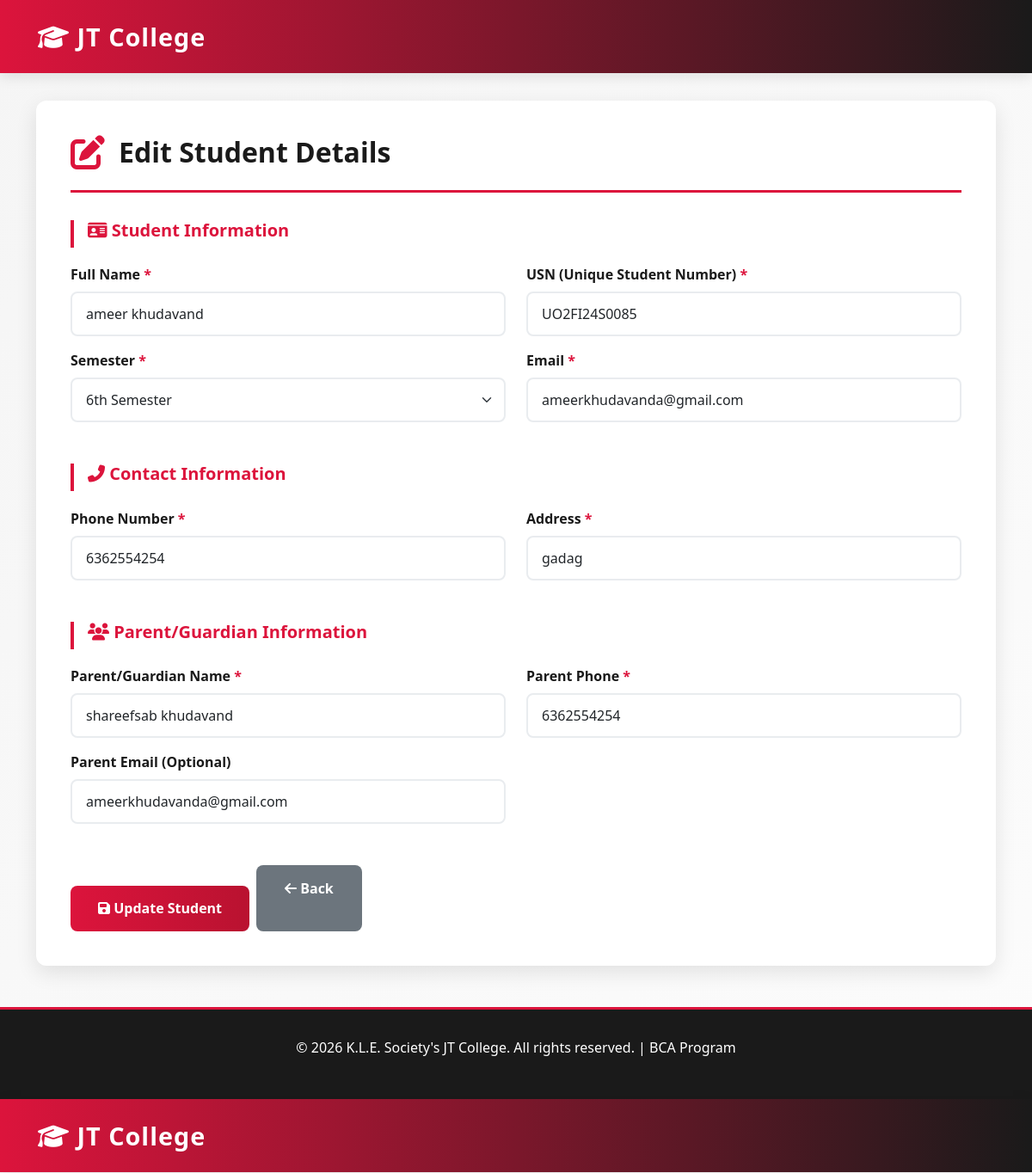
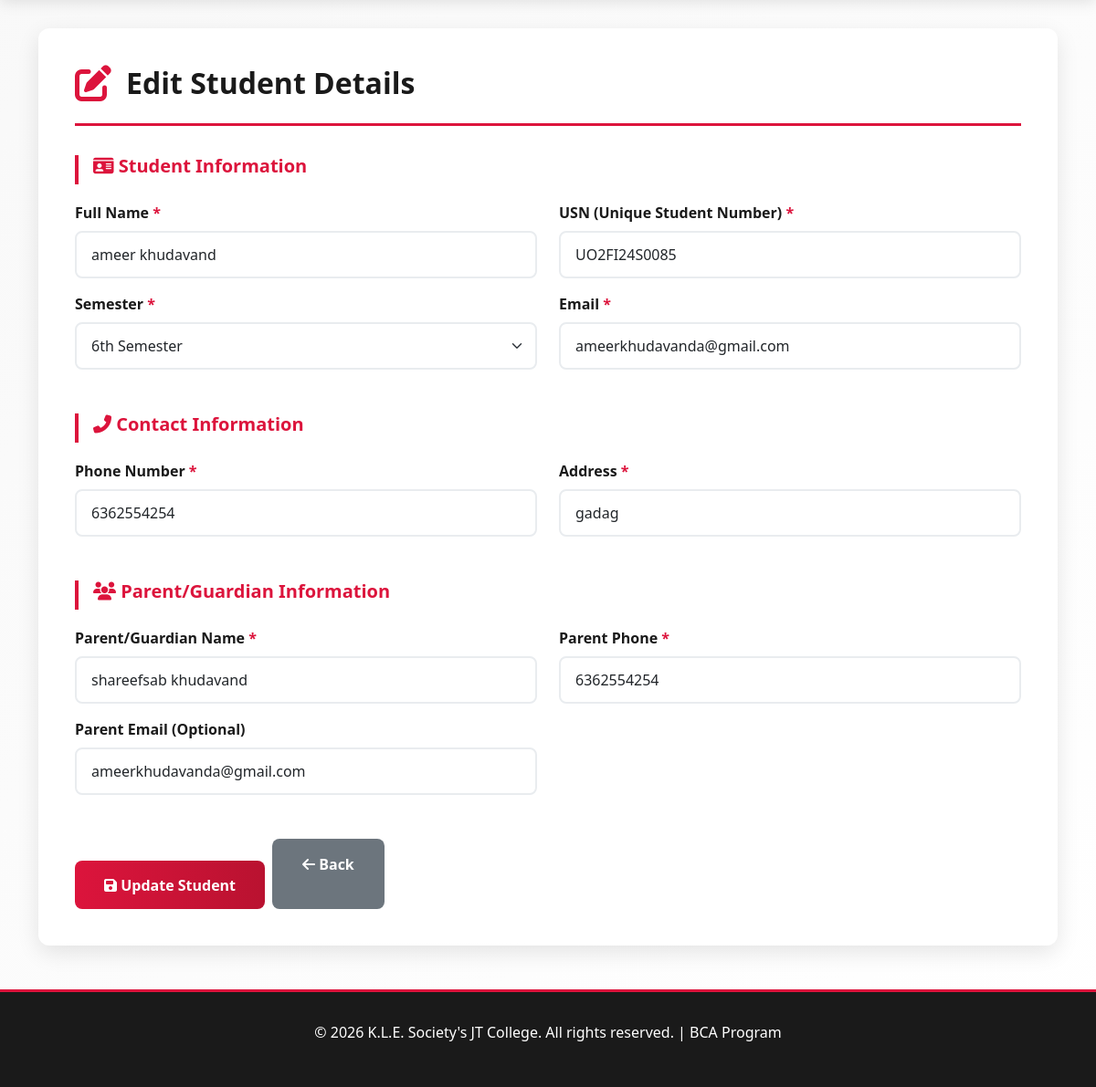
The app's page /students/edit/2/ with its own data (2 pictures, top to bottom).
### tables this page shows
CREATE TABLE students (
            id INTEGER PRIMARY KEY AUTOINCREMENT,
            name TEXT NOT NULL,
            usn TEXT UNIQUE NOT NULL,
            semester INTEGER NOT NULL,
            email TEXT NOT NULL,
            phone TEXT NOT NULL,
            address TEXT NOT NULL,
            parent_name TEXT NOT NULL,
            parent_phone TEXT NOT NULL,
            parent_email TEXT,
            created_at TIMESTAMP DEFAULT CURRENT_TIMESTAMP
        );

### app.py (the view, shortened to what this page needs)
@app.route('/students/edit/<int:id>/', methods=['GET', 'POST'])
def edit_student(id):
    db = get_db()
    student = db.execute('SELECT * FROM students WHERE id = ?', (id,)).fetchone()
    db.close()
    return render_template('edit_students.html', student=student)

### app.py (called while the page is built)
def get_db():
    db = sqlite3.connect(DATABASE)
    db.row_factory = sqlite3.Row
    return db

### templates/edit_students.html (shortened to what this page needs)
<!DOCTYPE html>
<html lang="en">
<head>
    <link href="https://cdn.jsdelivr.net/npm/bootstrap@5.3.0/dist/css/bootstrap.min.css" rel="stylesheet">
    <link rel="stylesheet" href="https://cdnjs.cloudflare.com/ajax/libs/font-awesome/6.4.0/css/all.min.css">
</head>
<body>
    <nav class="navbar navbar-expand-lg navbar-dark">
        <div class="container-fluid">
            <a class="navbar-brand" href="/">
                <i class="fas fa-graduation-cap"></i> JT College
            </a>
        </div>
    </nav>
    <div class="container">
        <div class="form-container">
            <div class="form-header">
                <i class="fas fa-edit"></i>
                <h2>Edit Student Details</h2>
            </div>
            <form method="POST" action="/students/edit/{{ student.id }}/">
                <div class="form-section">
                    <h5><i class="fas fa-id-card"></i> Student Information</h5>
                    <div class="row">
                        <div class="col-md-6 mb-3">
                            <label class="form-label">Full Name <span class="required">*</span></label>
                            <input type="text" class="form-control" name="name" value="{{ student.name }}" required>
                        </div>
                        <div class="col-md-6 mb-3">
                            <label class="form-label">USN (Unique Student Number) <span class="required">*</span></label>
                            <input type="text" class="form-control" name="usn" value="{{ student.usn }}" required>
                        </div>
                    </div>
                    <div class="row">
                        <div class="col-md-6 mb-3">
                            <label class="form-label">Semester <span class="required">*</span></label>
                            <select class="form-select" name="semester" required>
                                <option value="6" {% if student.semester == 6 %}selected{% endif %}>6th Semester</option>
                            </select>
                        </div>
                        <div class="col-md-6 mb-3">
                            <label class="form-label">Email <span class="required">*</span></label>
                            <input type="email" class="form-control" name="email" value="{{ student.email }}" required>
                        </div>
                    </div>
                </div>
                <div class="form-section">
                    <h5><i class="fas fa-phone-alt"></i> Contact Information</h5>
                    <div class="row">
                        <div class="col-md-6 mb-3">
                            <label class="form-label">Phone Number <span class="required">*</span></label>
                            <input type="tel" class="form-control" name="phone" value="{{ student.phone }}" required>
                        </div>
                        <div class="col-md-6 mb-3">
                            <label class="form-label">Address <span class="required">*</span></label>
                            <input type="text" class="form-control" name="address" value="{{ student.address }}" required>
                        </div>
                    </div>
                </div>
                <div class="form-section">
                    <h5><i class="fas fa-users"></i> Parent/Guardian Information</h5>
                    <div class="row">
                        <div class="col-md-6 mb-3">
                            <label class="form-label">Parent/Guardian Name <span class="required">*</span></label>
                            <input type="text" class="form-control" name="parent_name" value="{{ student.parent_name }}" required>
                        </div>
                        <div class="col-md-6 mb-3">
                            <label class="form-label">Parent Phone <span class="required">*</span></label>
                            <input type="tel" class="form-control" name="parent_phone" value="{{ student.parent_phone }}" required>
                        </div>
                    </div>
                    <div class="row">
                        <div class="col-md-6 mb-3">
                            <label class="form-label">Parent Email (Optional)</label>
                            <input type="email" class="form-control" name="parent_email" value="{{ student.parent_email or '' }}">
                        </div>
                    </div>
                </div>
                <div class="d-flex gap-2">
                    <button type="submit" class="btn btn-submit">
                        <i class="fas fa-save"></i> Update Student
                    </button>
                    <a href="/" class="btn btn-back">
                        <i class="fas fa-arrow-left"></i> Back
                    </a>
                </div>
            </form>
        </div>
    </div>
    <div class="footer">
        <p>&copy; 2026 K.L.E. Society's JT College. All rights reserved. | BCA Program</p>
    </div>
</body>
</html><!DOCTYPE html>
<html lang="en">
<head>
    <link href="https://cdn.jsdelivr.net/npm/bootstrap@5.3.0/dist/css/bootstrap.min.css" rel="stylesheet">
    <link rel="stylesheet" href="https://cdnjs.cloudflare.com/ajax/libs/font-awesome/6.4.0/css/all.min.css">
</head>
<body>
    <nav class="navbar navbar-expand-lg navbar-dark">
        <div class="container-fluid">
            <a class="navbar-brand" href="/">
                <i class="fas fa-graduation-cap"></i> JT College
            </a>
        </div>
    </nav>
    <div class="container">
        <div class="form-container">
            <div class="form-header">
                <i class="fas fa-edit"></i>
                <h2>Edit Student Details</h2>
            </div>
            <form method="POST" action="/students/edit/{{ student.id }}/">
                <div class="form-section">
                    <h5><i class="fas fa-id-card"></i> Student Information</h5>
                    <div class="row">
                        <div class="col-md-6 mb-3">
                            <label class="form-label">Full Name <span class="required">*</span></label>
                            <input type="text" class="form-control" name="name" value="{{ student.name }}" required>
                        </div>
                        <div class="col-md-6 mb-3">
                            <label class="form-label">USN (Unique Student Number) <span class="required">*</span></label>
                            <input type="text" class="form-control" name="usn" value="{{ student.usn }}" required>
                        </div>
                    </div>
                    <div class="row">
                        <div class="col-md-6 mb-3">
                            <label class="form-label">Semester <span class="required">*</span></label>
                            <select class="form-select" name="semester" required>
                                <option value="6" {% if student.semester == 6 %}selected{% endif %}>6th Semester</option>
                            </select>
                        </div>
                        <div class="col-md-6 mb-3">
                            <label class="form-label">Email <span class="required">*</span></label>
                            <input type="email" class="form-control" name="email" value="{{ student.email }}" required>
                        </div>
                    </div>
                </div>
                <div class="form-section">
                    <h5><i class="fas fa-phone-alt"></i> Contact Information</h5>
                    <div class="row">
                        <div class="col-md-6 mb-3">
                            <label class="form-label">Phone Number <span class="required">*</span></label>
                            <input type="tel" class="form-control" name="phone" value="{{ student.phone }}" required>
                        </div>
                        <div class="col-md-6 mb-3">
                            <label class="form-label">Address <span class="required">*</span></label>
                            <input type="text" class="form-control" name="address" value="{{ student.address }}" required>
                        </div>
                    </div>
                </div>
                <div class="form-section">
                    <h5><i class="fas fa-users"></i> Parent/Guardian Information</h5>
                    <div class="row">
                        <div class="col-md-6 mb-3">
                            <label class="form-label">Parent/Guardian Name <span class="required">*</span></label>
                            <input type="text" class="form-control" name="parent_name" value="{{ student.parent_name }}" required>
                        </div>
                        <div class="col-md-6 mb-3">
                            <label class="form-label">Parent Phone <span class="required">*</span></label>
                            <input type="tel" class="form-control" name="parent_phone" value="{{ student.parent_phone }}" required>
                        </div>
                    </div>
                    <div class="row">
                        <div class="col-md-6 mb-3">
                            <label class="form-label">Parent Email (Optional)</label>
                            <input type="email" class="form-control" name="parent_email" value="{{ student.parent_email or '' }}">
                        </div>
                    </div>
                </div>
                <div class="d-flex gap-2">
                    <button type="submit" class="btn btn-submit">
                        <i class="fas fa-save"></i> Update Student
                    </button>
                    <a href="/" class="btn btn-back">
                        <i class="fas fa-arrow-left"></i> Back
                    </a>
                </div>
            </form>
        </div>
    </div>
    <div class="footer">
        <p>&copy; 2026 K.L.E. Society's JT College. All rights reserved. | BCA Program</p>
    </div>
</body>
</html>

### templates/edit_students.html (style rules this page uses)
:root { --primary-red: #DC143C; --primary-dark: #1a1a1a; }
body { background: linear-gradient(135deg, #f5f5f5 0%, #ffffff 100%); font-family: 'Segoe UI', Tahoma, Geneva, Verdana, sans-serif; }
.navbar { background: linear-gradient(90deg, var(--primary-red) 0%, var(--primary-dark) 100%); box-shadow: 0 4px 15px rgba(0, 0, 0, 0.1); padding: 1rem 2rem; }
.navbar-brand { font-weight: 700; font-size: 1.8rem; color: white !important; letter-spacing: 1px; }
.form-container { background: white; border-radius: 12px; padding: 2.5rem; box-shadow: 0 8px 25px rgba(0, 0, 0, 0.1); margin: 2rem 0; }
.form-header { display: flex; align-items: center; margin-bottom: 2rem; padding-bottom: 1.5rem; border-bottom: 3px solid var(--primary-red); }
.form-header i { font-size: 2.5rem; color: var(--primary-red); margin-right: 1rem; }
.form-header h2 { color: var(--primary-dark); font-weight: 700; margin: 0; }
.form-section { margin-bottom: 2rem; }
.form-section h5 { color: var(--primary-red); font-weight: 600; margin-bottom: 1.2rem; padding-bottom: 0.5rem; border-left: 4px solid var(--primary-red); padding-left: 1rem; }
.form-label { font-weight: 600; color: var(--primary-dark); margin-bottom: 0.5rem; }
.form-control, .form-select { border: 2px solid #e9ecef; border-radius: 8px; padding: 0.75rem 1rem; transition: all 0.3s ease; }
.btn-submit { background: linear-gradient(90deg, var(--primary-red) 0%, #b91230 100%); color: white; border: none; padding: 0.9rem 2rem; border-radius: 8px; font-weight: 600; font-size: 1rem; transition: all 0.3s ease; margin-top: 1.5rem; }
.btn-back { background: #6c757d; color: white; padding: 0.9rem 2rem; border-radius: 8px; text-decoration: none; font-weight: 600; transition: all 0.3s ease; }
.required { color: var(--primary-red); }
.footer { background: var(--primary-dark); color: white; text-align: center; padding: 2rem; border-top: 3px solid var(--primary-red); margin-top: 3rem; }

### records on screen
students: name "ameer khudavand", usn "UO2FI24S0085", semester "6th Semester", email "ameerkhudavanda@gmail.com", phone "6362554254", address "gadag", parent_name "shareefsab khudavand", parent_phone "6362554254", parent_email "ameerkhudavanda@gmail.com"
